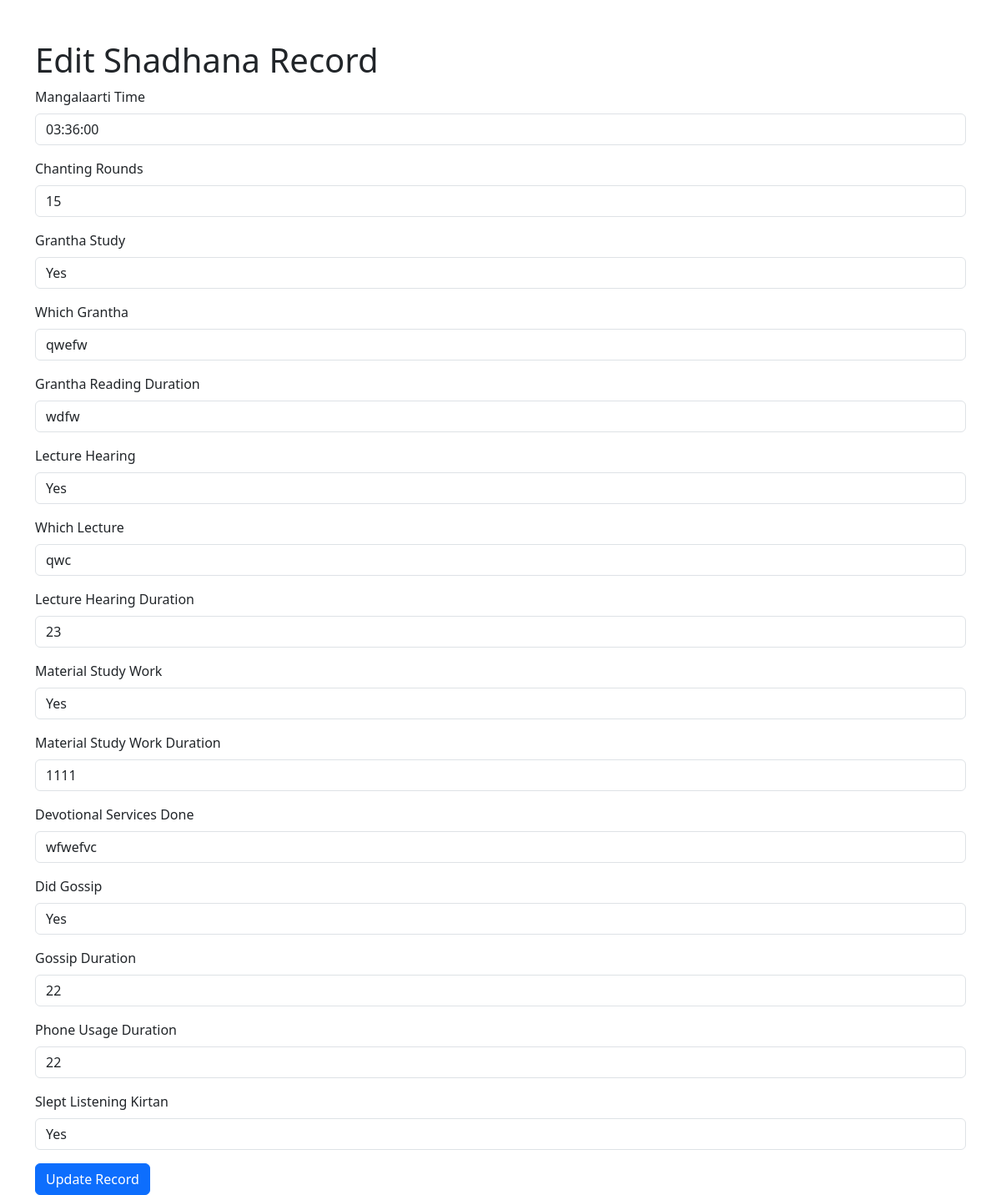
Page /edit_shadhana_record.php?id=1 (signed in) on the committed database.
### tables this page shows
CREATE TABLE `shadhana_record` (
  `id` int(11) NOT NULL,
  `userid` varchar(100) NOT NULL,
  `user_name` varchar(100) NOT NULL,
  `morning_wake_up_time` time DEFAULT NULL,
  `mangalaarti_time` time DEFAULT NULL,
  `tulsi_parikrama` enum('Yes','No') DEFAULT 'No',
  `chanting_rounds` int(11) DEFAULT NULL,
  `chanting_finished_time` time DEFAULT NULL,
  `grantha_study` enum('Yes','No') DEFAULT 'No',
  `which_grantha` varchar(255) DEFAULT NULL,
  `grantha_reading_duration` varchar(100) DEFAULT NULL,
  `lecture_hearing` enum('Yes','No') DEFAULT 'No',
  `which_lecture` varchar(255) DEFAULT NULL,
  `lecture_hearing_duration` varchar(100) DEFAULT NULL,
  `material_study_work` enum('Yes','No') DEFAULT 'No',
  `material_study_work_duration` varchar(100) DEFAULT NULL,
  `devotional_services_done` text DEFAULT NULL,
  `did_gossip` enum('Yes','No') DEFAULT 'No',
  `gossip_duration` varchar(100) DEFAULT NULL,
  `phone_usage_duration` varchar(100) DEFAULT NULL,
  `slept_listening_kirtan` enum('Yes','No') DEFAULT 'No',
  `date_time` datetime DEFAULT current_timestamp()
);

### edit_shadhana_record.php (the view, shortened to what this page needs)
<?php
require_once 'config.php';
$record_id = isset($_GET['id']) ? intval($_GET['id']) : 0;
$sql = "SELECT * FROM shadhana_record WHERE id = :id";
$stmt = $conn->prepare($sql);
$stmt->bindParam(':id', $record_id, PDO::PARAM_INT);
$stmt->execute();
$record = $stmt->fetch(PDO::FETCH_ASSOC);
?>
<!DOCTYPE html>
<html lang="en">
<head>
    <link rel="stylesheet" href="https://cdn.jsdelivr.net/npm/bootstrap@5.3.0/dist/css/bootstrap.min.css">
</head>
<body>
    <div class="container mt-5">
        <h1>Edit Shadhana Record</h1>
        <form action="" method="post">
            <div class="mb-3">
                <label for="mangalaarti_time" class="form-label">Mangalaarti Time</label>
                <input type="text" class="form-control" id="mangalaarti_time" name="mangalaarti_time" value="<?php echo htmlspecialchars($record['mangalaarti_time']); ?>" required>
            </div>
            <div class="mb-3">
                <label for="chanting_rounds" class="form-label">Chanting Rounds</label>
                <input type="text" class="form-control" id="chanting_rounds" name="chanting_rounds" value="<?php echo htmlspecialchars($record['chanting_rounds']); ?>" required>
            </div>
            <div class="mb-3">
                <label for="grantha_study" class="form-label">Grantha Study</label>
                <input type="text" class="form-control" id="grantha_study" name="grantha_study" value="<?php echo htmlspecialchars($record['grantha_study']); ?>">
            </div>
            <div class="mb-3">
                <label for="which_grantha" class="form-label">Which Grantha</label>
                <input type="text" class="form-control" id="which_grantha" name="which_grantha" value="<?php echo htmlspecialchars($record['which_grantha']); ?>">
            </div>
            <div class="mb-3">
                <label for="grantha_reading_duration" class="form-label">Grantha Reading Duration</label>
                <input type="text" class="form-control" id="grantha_reading_duration" name="grantha_reading_duration" value="<?php echo htmlspecialchars($record['grantha_reading_duration']); ?>">
            </div>
            <div class="mb-3">
                <label for="lecture_hearing" class="form-label">Lecture Hearing</label>
                <input type="text" class="form-control" id="lecture_hearing" name="lecture_hearing" value="<?php echo htmlspecialchars($record['lecture_hearing']); ?>">
            </div>
            <div class="mb-3">
                <label for="which_lecture" class="form-label">Which Lecture</label>
                <input type="text" class="form-control" id="which_lecture" name="which_lecture" value="<?php echo htmlspecialchars($record['which_lecture']); ?>">
            </div>
            <div class="mb-3">
                <label for="lecture_hearing_duration" class="form-label">Lecture Hearing Duration</label>
                <input type="text" class="form-control" id="lecture_hearing_duration" name="lecture_hearing_duration" value="<?php echo htmlspecialchars($record['lecture_hearing_duration']); ?>">
            </div>
            <div class="mb-3">
                <label for="material_study_work" class="form-label">Material Study Work</label>
                <input type="text" class="form-control" id="material_study_work" name="material_study_work" value="<?php echo htmlspecialchars($record['material_study_work']); ?>">
            </div>
            <div class="mb-3">
                <label for="material_study_work_duration" class="form-label">Material Study Work Duration</label>
                <input type="text" class="form-control" id="material_study_work_duration" name="material_study_work_duration" value="<?php echo htmlspecialchars($record['material_study_work_duration']); ?>">
            </div>
            <div class="mb-3">
                <label for="devotional_services_done" class="form-label">Devotional Services Done</label>
                <input type="text" class="form-control" id="devotional_services_done" name="devotional_services_done" value="<?php echo htmlspecialchars($record['devotional_services_done']); ?>">
            </div>
            <div class="mb-3">
                <label for="did_gossip" class="form-label">Did Gossip</label>
                <input type="text" class="form-control" id="did_gossip" name="did_gossip" value="<?php echo htmlspecialchars($record['did_gossip']); ?>">
            </div>
            <div class="mb-3">
                <label for="gossip_duration" class="form-label">Gossip Duration</label>
                <input type="text" class="form-control" id="gossip_duration" name="gossip_duration" value="<?php echo htmlspecialchars($record['gossip_duration']); ?>">
            </div>
            <div class="mb-3">
                <label for="phone_usage_duration" class="form-label">Phone Usage Duration</label>
                <input type="text" class="form-control" id="phone_usage_duration" name="phone_usage_duration" value="<?php echo htmlspecialchars($record['phone_usage_duration']); ?>">
            </div>
            <div class="mb-3">
                <label for="slept_listening_kirtan" class="form-label">Slept Listening Kirtan</label>
                <input type="text" class="form-control" id="slept_listening_kirtan" name="slept_listening_kirtan" value="<?php echo htmlspecialchars($record['slept_listening_kirtan']); ?>">
            </div>
            <button type="submit" class="btn btn-primary">Update Record</button>
        </form>
    </div>
</body>
</html>

### rows in the picture
shadhana_record: mangalaarti_time "03:36:00", chanting_rounds "15", grantha_study "Yes", which_grantha "qwefw", grantha_reading_duration "wdfw", lecture_hearing "Yes", which_lecture "qwc", lecture_hearing_duration "23", material_study_work "Yes", material_study_work_duration "1111", devotional_services_done "wfwefvc", did_gossip "Yes", gossip_duration "22", phone_usage_duration "22", slept_listening_kirtan "Yes"
